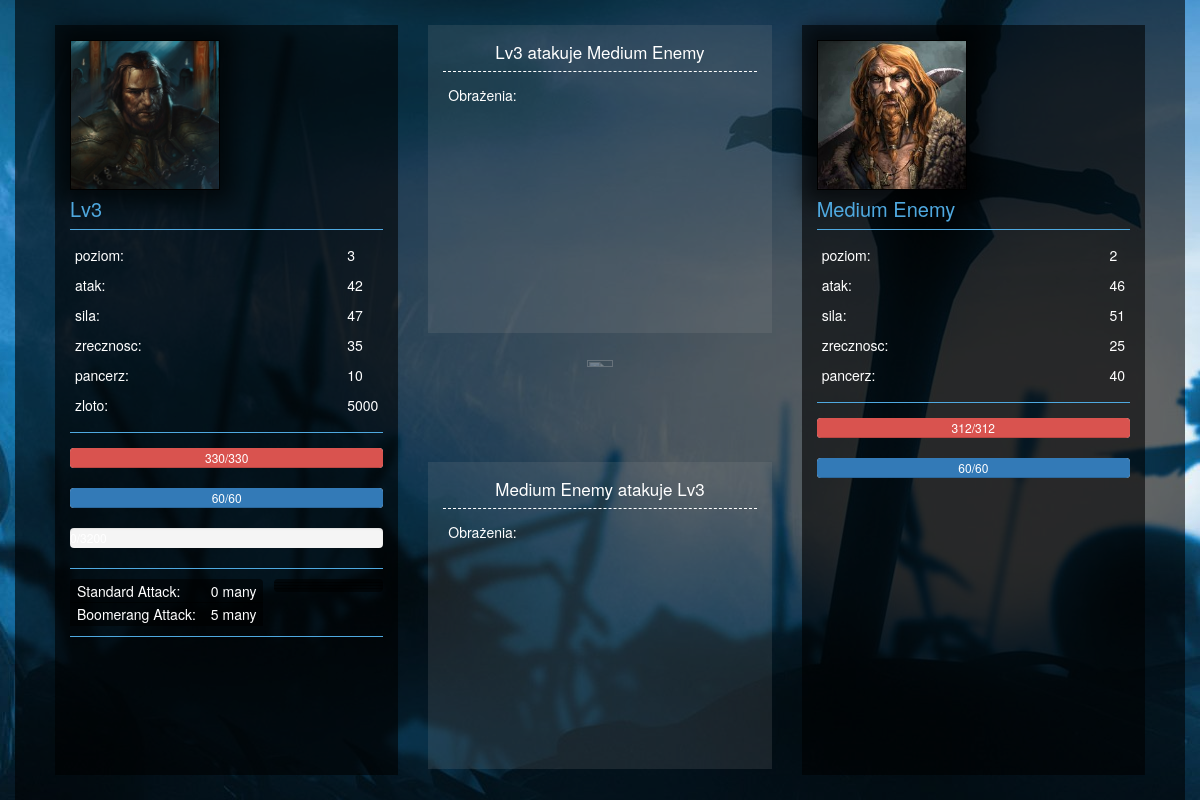
The page /player/2/arena/arenalevel/Medium Enemy on the database as committed earlier.
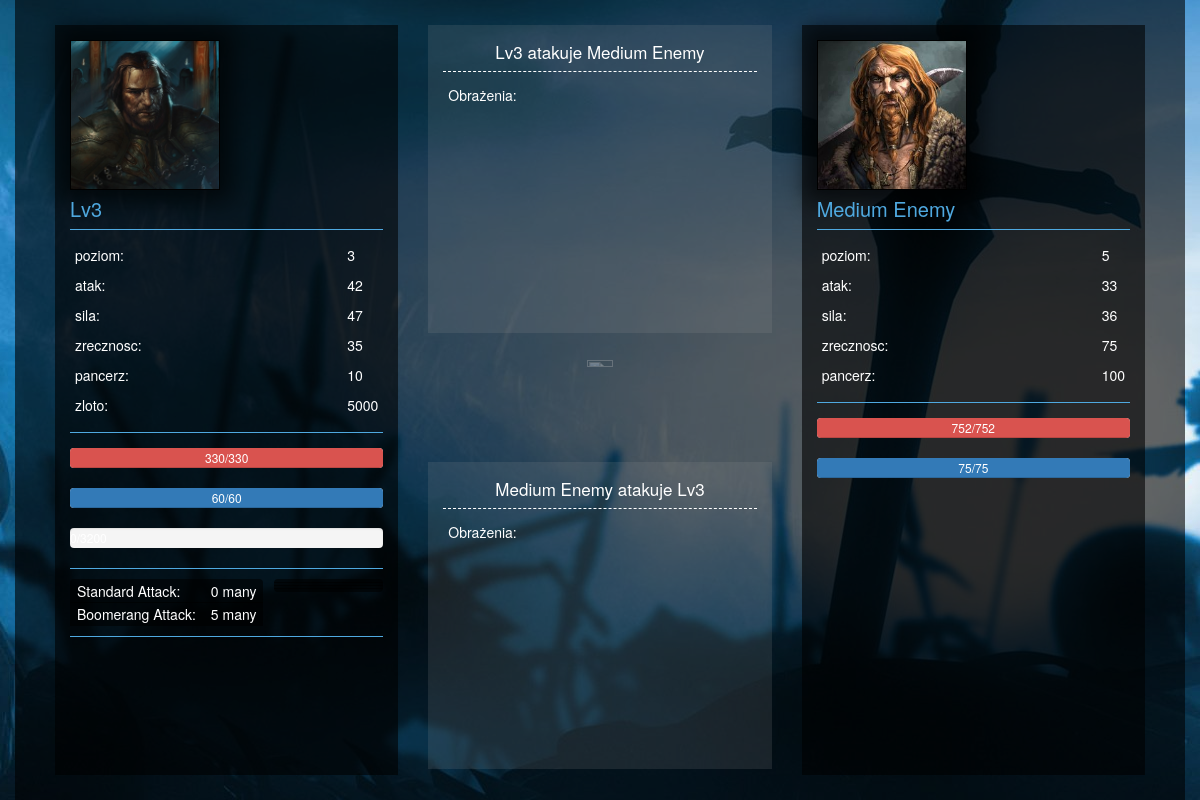
The same page on the database as committed later.
### project/models.py (models this page shows)
class Enemy(models.Model):
    name = models.CharField(max_length=15)
    level = models.IntegerField()
    strength = models.IntegerField()
    agility = models.IntegerField()
    maxhealth = models.IntegerField()
    health = models.IntegerField()
    attack = models.IntegerField()
    maxmana = models.IntegerField()
    mana = models.IntegerField()
    classname = models.ForeignKey(ClassName)
    armor = models.IntegerField()
    dot_damage = models.IntegerField()
    dot_rounds = models.IntegerField()
    def __unicode__(self):
        return self.name

### fight/views.py (the view)
# urls.py: url(r'^arenalevel/(?P<e>[A-Za-z\s]+)$', views.arenalevel),
def arenalevel(request, p, e):
    gamer = Player.objects.get(pk=p)
    if e == "Easy Enemy":
        e = Enemy.objects.get(name=e.name)
    elif e == "Medium Enemy":
        e = Enemy.objects.get(name='Medium Enemy')
    elif e == "Hard Enemy":
        e = Enemy.objects.get(name='Hard Enemy')
    elif e == "Easy Boss":
        e = Enemy.objects.get(name='Easy Boss')
    elif e == "Medium Boss":
        e = Enemy.objects.get(name='Medium Boss')
    else:
        e = Enemy.objects.get(name='Hard Boss')
    AttackLog.objects.all().delete()
    return render(request, 'fight/arenalevel.html', {
        'p': gamer,
        'e': e,
        'health': gamer.health * 100 / gamer.maxhealth,
        'mana': gamer.mana * 100 / gamer.maxmana,
        'armor': ArmorItem.objects.get(name=gamer.armorid).value,
        'attack': Attack.objects.all(),
        'log': AttackLog.objects.all(),
        'elixir': Elixir.objects.all(),
    })

### project/models.py (called while the page is built)
    def __unicode__(self):
        return self.name

    def __unicode__(self):
        return self.name

    def __unicode__(self):
        return self.name

### templates/fight/arenalevel.html (shortened to what this page needs)
{% extends "layout.html" %}
{% block content %}
    <div class="col-md-4">
        <div class="bg_player" style="padding: 15px;">
            <div id="ref_player">
                {% include 'fight/partial_view_player.html'%}
            </div>
        </div>
    </div>
    <div class="col-md-4" id="ref_consol">
        {% include 'fight/partial_view_console_log.html' with player=p enemy=e%}
    </div>
    <div class="col-md-4">
        <div class="bg_player" id="ref_enemy" style="padding: 15px;">
            {% include 'fight/partial_view_enemy.html'%}
        </div>
    </div>
{% endblock %}

### templates/fight/partial_view_console_log.html (shortened to what this page needs)
{% load staticfiles %}
    <div id="console-player" class="console_log">
        <div class="console_log_title">
            <div style="text-align: center;">
                {{player}} atakuje {{enemy}}
            </div>
        </div>
        <div class="console_log_info">
            <div class="column_left">
                <p>Obrażenia:</p>
            </div>
        </div>
    </div>
    <div style="margin: 27px; text-align: center; opacity:0.3;">
        <img src="{% static 'css/content/sword.png' %}" height="10%", width="30%">
    </div>
    <div id="console-enemy" class="console_log">
        <div class="console_log_title">
            <div style="text-align: center;">
                {{enemy}} atakuje {{player}}
            </div>
        </div>
        <div class="console_log_info">
            <div class="column_left">
                <p>Obrażenia:</p>
            </div>
        </div>
    </div>

### templates/fight/partial_view_enemy.html (shortened to what this page needs)
{% load staticfiles %}
    <div class="player_portrait">
        {%if e.classname|stringformat:"s"  == "Warrior"%}
            <img src="{% static 'css/content/warrior.jpg' %}" height="100%", width="100%">
        {%elif e.classname|stringformat:"s"  == "Thief"%}
            <img src="{% static 'css/content/thief.jpg' %}" height="100%", width="100%">
        {%elif e.classname|stringformat:"s"  == "Tankozord"%}
            <img src="{% static 'css/content/tank.jpg' %}" height="100%", width="100%">
        {% endif %}
    </div>
    <div class="player_name">
        {{e.name}}
    </div>
    <div class="player_stats">
        <div class="column_left">
            <p>poziom:</p>
            <p>atak:</p>
            <p>sila:</p>
            <p>zrecznosc:</p>
            <p>pancerz:</p>
        </div>
        <div class="column_right">
            <p>{{e.level}}</p>
            <p>{{e.attack}}</p>
            <p>{{e.strength}}</p>
            <p>{{e.agility}}</p>
            <p>{{e.armor}}</p>
        </div>
    </div>
    <div class="progress">
        <div id="enemy-health" class="progress-bar progress-bar-danger" role="progressbar" aria-valuenow="100" aria-valuemin="0" aria-valuemax="100" style="width: 100%;">
            {{e.health}}/{{e.maxhealth}}
        </div>
    </div>
    <div class="progress">
        <div id="enemy-mana" class="progress-bar"  role="progressbar" aria-valuenow="100" aria-valuemin="0" aria-valuemax="100" style="width: 100%">
            {{e.mana}}/{{e.maxmana}}
        </div>
    </div>

Rows that differ between the two databases and show on the page:
changed Enemy "Medium Enemy": level "2" → "5"; attack "46" → "33"; strength "51" → "36"; agility "25" → "75"; armor "40" → "100"; health "312" → "752"; maxhealth "312" → "752"; mana "60" → "75"; maxmana "60" → "75"
